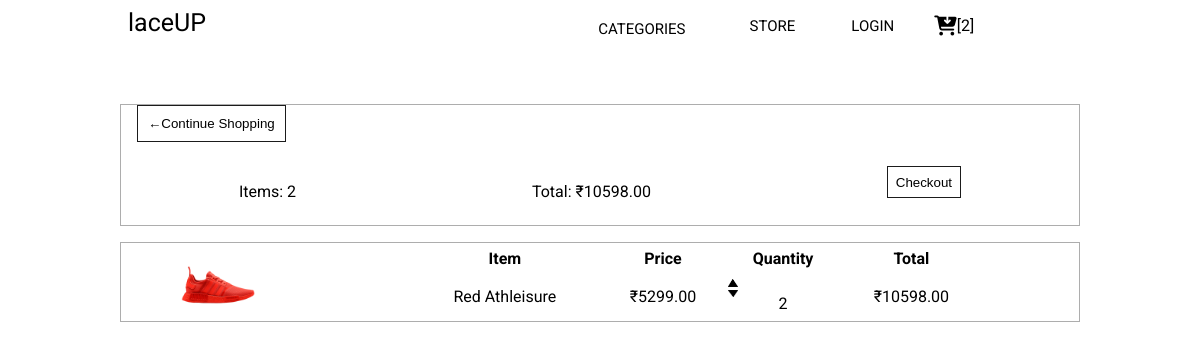
The app's page /cart/ (signed in) with its own data.
### store/models.py (models this page shows, shortened)
class Order(models.Model):
    customer = models.ForeignKey(Customer, on_delete=models.SET_NULL, null=True)
    date_ordered = models.DateTimeField(auto_now_add=True)
    complete = models.BooleanField(default=False, null=True)
    transaction_id = models.CharField(max_length=200, null=True)
    @property
    def total_cart_items(self):
        total_items = sum([item.quantity for item in self.orderitem_set.all()])
        return total_items
    @property
    def total_cart_price(self):
        total_price = sum([item.get_total for item in self.orderitem_set.all()])
        return total_price

class OrderItem(models.Model):
    product = models.ForeignKey(Product, on_delete=models.SET_NULL, null=True)
    order = models.ForeignKey(Order, on_delete=models.SET_NULL, blank=True, null=True)
    quantity = models.IntegerField(default=0, null=True)
    date_added = models.DateTimeField(auto_now_add=True)
    @property
    def get_total(self):
        total = self.product.price * self.quantity
        return total

class Product(models.Model):
    category = models.ForeignKey(
        Category, null=True, blank=True, on_delete=models.SET_NULL
    )
    name = models.CharField(max_length=200, null=True)
    date_added = models.DateTimeField(auto_now_add=False, null=True)
    price = models.DecimalField(max_digits=7, decimal_places=2)
    digital = models.BooleanField(default=False, null=True)
    image = models.ImageField(default="placeholder.png", upload_to="product_images")
    class Meta:
        ordering = ["-date_added"]

### store/views.py (the view)
# urls.py: path("cart/", views.cart, name="cart"),
def cart(request):
    if request.user.is_authenticated:
        customer = request.user.customer
        order, created = Order.objects.get_or_create(customer=customer, complete=False)
        items = order.orderitem_set.all()
        cart_item_count = order.total_cart_items
    else:
        items = []
        order = {"total_cart_items": 0, "total_cart_price": 0}
        cart_item_count = order["total_cart_items"]
    context = {
        "items": items,
        "order": order,
        "cart_item_count": cart_item_count,
        "shipping": False,
        "categories": Category.objects.all(),
    }
    return render(request, "store/cart.html", context)

### templates/store/cart.html
{% extends "base.html" %}
{% load static %}
{% block content %}
<section class="cart-section" data-aos="fade-down" data-aos-offset="300" data-aos-duration="1000">
    <div class="cart-top-section">
        <div class="top-section-upper">
            <button class="top-section-upper-btn"><a href="{% url 'store' %}">&#8592;Continue Shopping</a></button>
        </div>
        <div class="top-section-lower">
            <p>Items: {{order.total_cart_items}}</p>
            <p>Total: &#x20b9;{{order.total_cart_price}}</p>
            <button class="top-section-lower-btn"><a href="{% url 'checkout' %}">Checkout</a></button>
        </div>
    </div>
    {% for item in items %}
    <div class="cart-bottom-section">
        <div class="cart-img-thumbnail-wrapper">
            <img class="cart-img-thumbnail" src="{{item.product.image.url}}">
        </div>
        <table>
            <tr>
                <th>Item</th>
                <th>Price</th>
                <th>
                    Quantity
                </th>
                <th>Total</th>
            </tr>
            <tr>
                <td>{{item.product.name}}</td>
                <td>&#x20b9;{{item.product.price}}</td>
                <td>
                    <div class="arrow-img"> <img data-product="{{item.product.id}}" data-action="add"
                            class="add-to-cart" src="{% static 'media/arrow-up.png' %}">
                        <img data-product="{{item.product.id}}" data-action="remove" class="add-to-cart"
                            src="{% static 'media/arrow-down.png' %}"></div>{{item.quantity}}
                </td>
                <td>&#x20b9;{{item.get_total}}</td>
            </tr>
        </table>
    </div>
    {% endfor %}
</section>
{% endblock %}

### static/css/main.css (style rules this page uses)
*, *::before, *::after { box-sizing: border-box; }
html, body { scroll-behavior: smooth; margin: 0; padding: 0; height: 100%; width: 100%; font-family: 'Roboto', sans-serif; }
body { background-color: white; overflow-x: hidden; }
.cart-section { width: 100%; height: 100%; margin-top: 3rem; }
.cart-top-section { display: flex; flex-direction: column; width: 80%; height: auto; margin: auto; border: 1px solid #adadad; }
.top-section-upper-btn { display: inline-block; padding: 10px; margin-left: 1rem; background: none; border: 1px solid #1B1B1B; cursor: pointer; }
.top-section-upper-btn a { text-decoration: none; color: black; }
.top-section-lower { display: flex; justify-content: space-around; }
.top-section-lower-btn { display: inline-block; padding: 8px; background: none; outline: none; border: 1px solid #1B1B1B; cursor: pointer; height: 2rem; }
.top-section-lower-btn a { text-decoration: none; color: black; }
.cart-bottom-section { display: flex; width: 80%; max-height: 5rem; margin: auto; border: 1px solid #adadad; margin-top: 1rem; }
.cart-img-thumbnail-wrapper { display: flex; flex-direction: column; justify-content: center; align-items: center; max-width: 20%; max-height: 100%; }
.cart-img-thumbnail-wrapper img { max-width: 100%; max-height: 100%; }
.cart-bottom-section table { width:78%; margin-left:10%; margin-right:10%; text-align: center; }
.arrow-img { display: flex; flex-direction: column; width: 10px; height: 15px; padding-right: 2.5rem; }
.arrow-img img { width: 10px; height: 15px; margin-bottom: 3px; z-index: 1; cursor: pointer; }
.product-detail-info h1, h2, h4, button, p { margin-bottom: 1.5rem; }

### records on screen
Order: total_cart_items "2", total_cart_price "10598.00"
OrderItem: product.image (picture), product.name "Red Athleisure", product.price "5299.00", quantity "2", get_total "10598.00"

### other values on screen
{{ cart_item_count }} "2"
